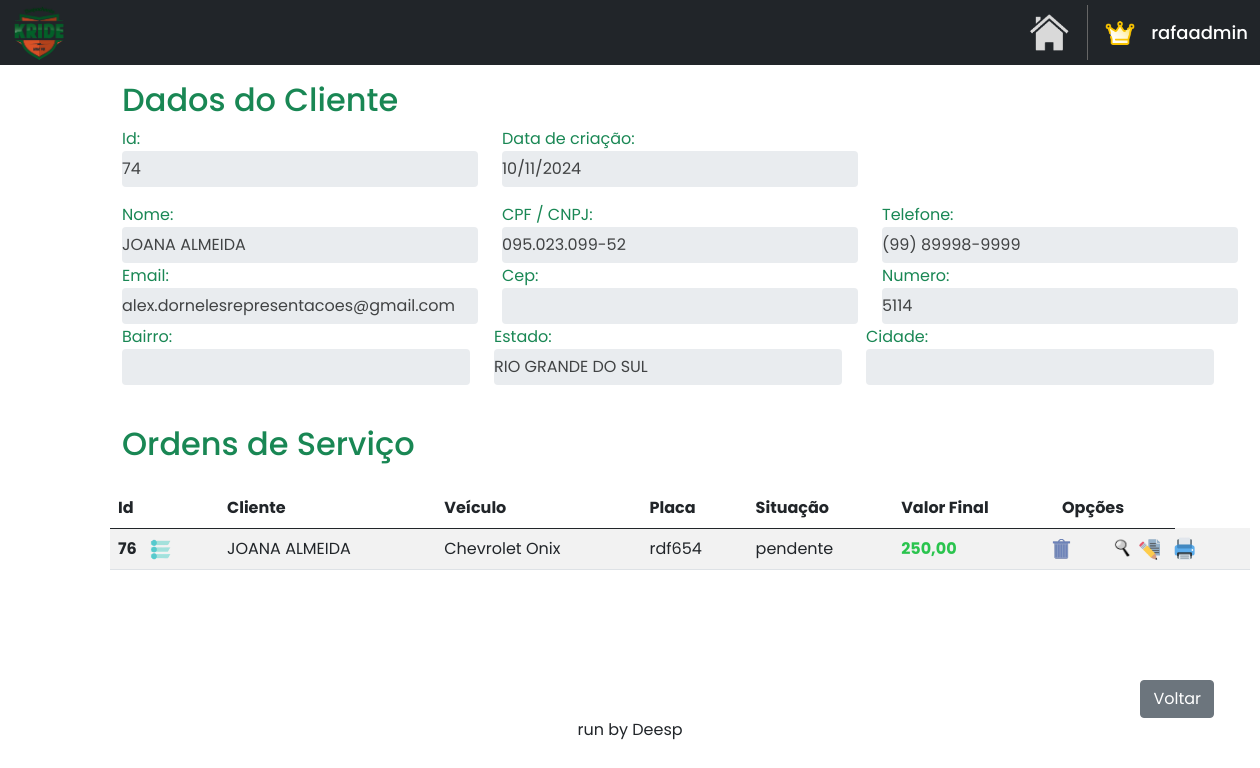
The page /home/consultar_cliente/74/ (signed in) on the database as committed earlier.
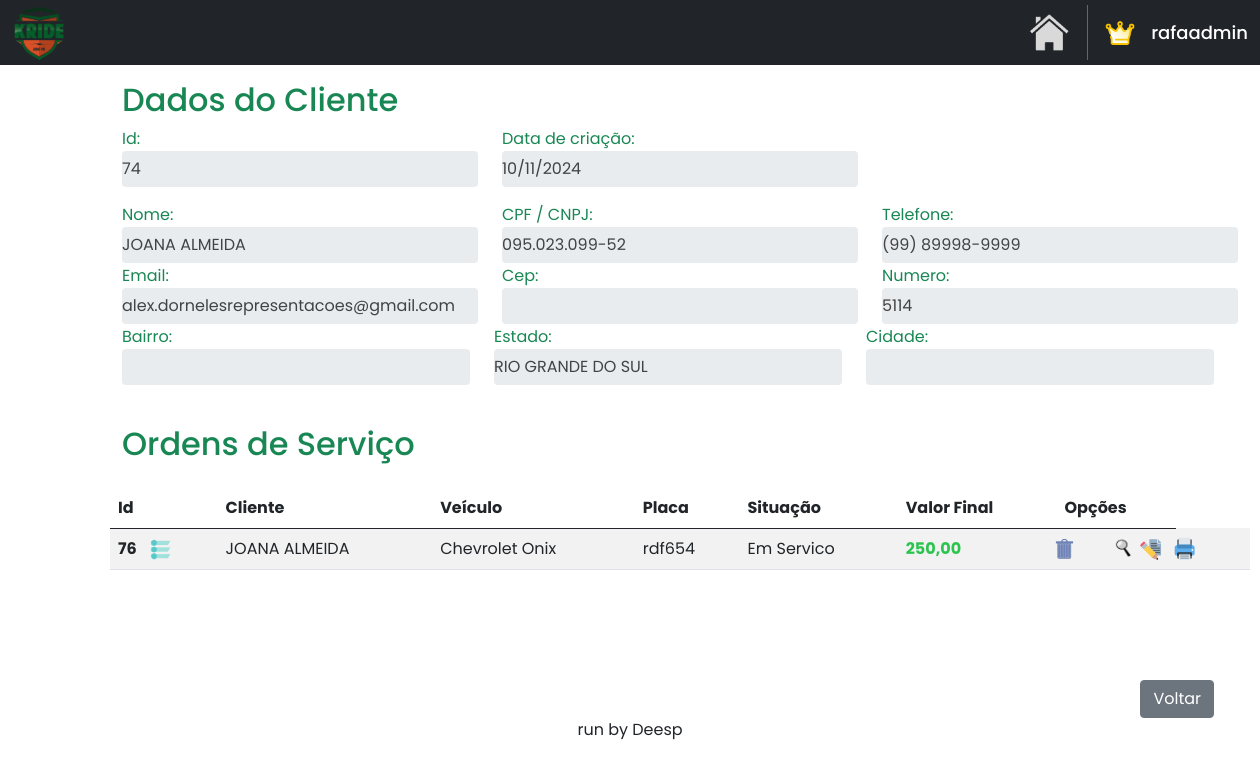
The same page on the database as committed later.
### clientes/models.py (models this page shows)
class Cliente(models.Model):
    name = models.CharField(max_length=40)
    cpf_cnpj = models.CharField(max_length=25)
    telefone = models.CharField(max_length=25)
    cep = models.CharField(max_length=50, default='')
    bairro = models.CharField(max_length=30, default='')
    estado = models.CharField(max_length=30, default='')
    cidade = models.CharField(max_length=25, default='')
    numero = models.CharField(max_length=10, default='')
    email = models.EmailField(max_length=100, null=True, blank=True)
    data_criacao = models.DateTimeField(auto_now_add=True)

### OS/models.py (models this page shows)
class OrdemServico(models.Model):
    renavam = models.CharField(max_length=80)
    placa = models.CharField(max_length=15)
    cliente_id = models.ForeignKey(Cliente, on_delete=models.CASCADE)
    nome_cliente = models.CharField(max_length=40)
    chassi = models.CharField(max_length=30, default='')
    cor = models.CharField(max_length=20, default='')
    combustivel = models.CharField(max_length=15, default='')
    modelo = models.CharField(max_length=50, default='')
    valor_veiculo = models.CharField(max_length=15, default='')
    ano_modelo = models.CharField(max_length=10, default='')
    pendencias = models.CharField(max_length=60, default='')
    data_entrega = models.DateField(null=True, blank=True)
    data_aq = models.DateField(null=True, blank=True)
    data_servico = models.DateField(default=datetime.date.today)
    desconto = models.CharField(max_length=30, default='')
    valor_f = models.CharField(max_length=30, default='')
    observacoes = models.TextField(blank=True, null=True)
    status = models.CharField(max_length=20, default='')
    cpf_vendedor = models.CharField(max_length=20, default='')
    concessionaria = models.CharField(max_length=60, default='')
    tipo_veiculo = models.CharField(max_length=15, default='')

### clientes/views.py (the view)
# urls.py: path('consultar_cliente/<str:id>/', clienteviews.consultar_cliente, name='consultar_cliente'),
@login_required
def consultar_cliente(request, id):
    cliente = get_object_or_404(Cliente, pk=id)
    ordem_servico = OrdemServico.objects.filter(cliente_id=id)
    return render(
        request,
        'consulta.html',
        {'cliente': cliente,
         'ordem_servicos': ordem_servico}
    )

### clientes/templates/consulta.html (shortened to what this page needs)
{% extends "base.html" %}
{% load static %}
{% block content %}
<!DOCTYPE html>
<html lang="en">
<head>
    <link href="https://cdn.jsdelivr.net/npm/bootstrap@5.0.2/dist/css/bootstrap.min.css" rel="stylesheet">
</head>
<body>
    <div class="container mt-3 custom-container">
        <div class="d-flex justify-content-start align-items-center">
            <h2 class="me-auto text-success">Dados do Cliente</h2>
        </div>
    </div>
    <div class="container custom-container">
        <div class="row">
            <div class="col-md-4 form-group">
                <label class="text-success">Id:</label>
                <input type="text" class="form-control readonly-input" value="{{ cliente.id }}" readonly>
            </div>
            <div class="col-md-4 form-group">
                <label class="text-success">Data de criação:</label>
                <input type="text" class="form-control readonly-input" value="{{ cliente.data_criacao|date:'d/m/Y' }}" readonly>
            </div>
        </div>
        <div class="row">
            <div class="col-md-4 form-group">
                <label class="text-success">Nome:</label>
                <input type="text" class="form-control readonly-input" value="{{ cliente.name }}" readonly>
            </div>
            <div class="col-md-4 form-group">
                <label class="text-success">CPF / CNPJ:</label>
                <input type="text" class="form-control readonly-input" value="{{ cliente.cpf_cnpj }}" readonly>
            </div>
            <div class="col-md-4 form-group">
                <label class="text-success">Telefone:</label>
                <input type="text" class="form-control readonly-input" value="{{ cliente.telefone }}" readonly>
            </div>
        </div>
        <div class="row" style="margin-top: -15px;">
            <div class="col-md-4 form-group">
                <label class="text-success">Email:</label>
                <input type="text" class="form-control readonly-input" value="{{ cliente.email }}" readonly>
            </div>
            <div class="col-md-4 form-group">
                <label class="text-success">Cep:</label>
                <input type="text" class="form-control readonly-input" value="{{ cliente.cep }}" readonly>
            </div>
            <div class="col-md-4 form-group">
                <label class="text-success">Numero:</label>
                <input type="number" class="form-control readonly-input" value="{{ cliente.numero }}" readonly>
            </div>
        <div class="row" style="margin-top: -15px;">
            <div class="col-md-4 form-group">
                <label class="text-success">Bairro:</label>
                <input type="text" class="form-control readonly-input" value="{{ cliente.bairro }}" readonly>
            </div>
            <div class="col-md-4 form-group">
                <label class="text-success">Estado:</label>
                <input type="text" class="form-control readonly-input" value="{{ cliente.estado }}" readonly>
            </div>
            <div class="col-md-4 form-group">
                <label class="text-success">Cidade:</label>
                <input type="number" class="form-control readonly-input" value="{{ cliente.cidade }}" readonly>
            </div>
        </div>
        <div class="d-flex justify-content-start align-items-center mt-4">
            <h2 class="me-auto text-success">Ordens de Serviço</h2>
        </div>
        <table class="table table-striped mt-3">
            <thead>
                <tr>
                    <th scope="col">Id</th>
                    <th scope="col">Cliente</th>
                    <th scope="col">Veículo</th>
                    <th scope="col">Placa</th>
                    <th scope="col">Situação</th>
                    <th scope="col">Valor Final</th>
                    <th scope="col">Opções</th>
                </tr>
            </thead>
            <tbody  id="tbodyOrdens">
                {% for ordem_servico in ordem_servicos %}
                    <tr>
                        <th>
                            {{ordem_servico.id}}
                            <a href="#" class="openOptions">
                                <img src="{% static 'images/status.png' %}" style="width: 23px; height: 21px; margin-left: 9px;" alt="status" title="ALTERAR STATUS">
                            </a>
                        </th>
                        <td>{{ordem_servico.nome_cliente}}</td>
                        <td>{{ordem_servico.modelo}}</td>
                        <td>{{ordem_servico.placa}}</td>
                        <td>{{ordem_servico.status}}</td>
                        <td style="color: #2ac44e; font-weight: bold;">{{ordem_servico.valor_f}}</td>
                        <td>
                            <a href="#" class="delete-button" data-toggle="modal" data-target="#confirmDeleteModal" data-url="{% url 'excluir_os' ordem_servico.id %}" title="EXCLUIR" style="height: 20px; margin-left: -12px;">
                                <img src="{% static 'images/excluir.png' %}" style="width: 24px; height: 22px;">
                            </a>
                        </td>
                        <td>
                            <a href="{% url 'consultar_os' ordem_servico.id %}"  title="CONSULTAR" style="height: 20px; margin-left: -71px;">
                                <img src="{% static 'images/consultar.png' %}" style="width: 22px; height: 23px;">
                            </a>
                        </td>
                        <td>
                            <a href="{% url 'editar_os' ordem_servico.id %}"  title="EDITAR" style="height: 20px; margin-left: -70px;">
                                <img src="{% static 'images/editaros.png' %}" style="width: 22px; height: 23px;">
                            </a>
                        </td>
                        <td>
                            <a href="{% url 'imprimir_os' ordem_servico.id %}"  title="IMPRIMIR" style="height: 20px; margin-left: -60px;">
                                <img src="{% static 'images/imprimiros.png' %}" style="width: 22px; height: 23px;">
                            </a>
                        </td>
                    </tr>
                {% endfor %}
            </tbody>
        </table>
        <div class="d-flex justify-content-end align-items-center" style="margin-top: 70px;">
            <a href="{% url 'clientes' %}" class="btn btn-secondary me-4 mt-4">Voltar</a>
        </div>
    </div>
    </div>
</body>
</html>
{% endblock %}

### base/base.html (shortened to what this page needs)
{% load static %}
<!DOCTYPE html>
<html lang="en">
<head>
</head>
<body>
    <nav class="navbar navbar-expand bg-dark" style="height: 65px;">
        <div class="container-fluid">
            <a href="#">
                <img src="{% static 'images/logo1.png' %}" style="width: 55px;">
            </a>
        </div>
        <a href="{% url 'home' %}" style="text-decoration: none;">
            <img src="{% static 'images/home.png' %}" title="VOLTAR PARA A HOME" style="width: 40px; margin-right: 18px;">
        </a>
        <div class="container user-div" id="profile" style="width: 200px; cursor: pointer;">
            {% if user.is_superuser %}
                <img src="{% static 'images/master.png' %}" title="MASTER USER" style="width: 30px; margin-right: 0px;">
            {% else %}
                <img src="{% static 'images/user_profile.png' %}" title="USUÁRIO" style="width: 26px; margin-right: 0px;">
            {% endif %}
            {% if user.is_authenticated %}
                <h5 class="text-white mt-2" style="font-size: large;">{{ user.username }}</h5>
            {% endif %}
        </div>
    </nav>
    {% block content %}{% endblock %}
    <div class="text-center">
        <p>run by Deesp</p>
    </div>
</body>
</html>

### clientes/templates/consulta.html (style rules this page uses)
body { font-family: 'Poppins', sans-serif; }
.form-group { margin-bottom: 1rem; }
.readonly-input { background-color: #e3e7e9; border: none; box-shadow: none; color: #414344; padding-left: 0; }
.custom-container { margin-left: 110px; margin-right: 100px; }

Rows that differ between the two databases and show on the page:
changed OrdemServico "JOANA ALMEIDA": status "pendente" → "Em Servico"
